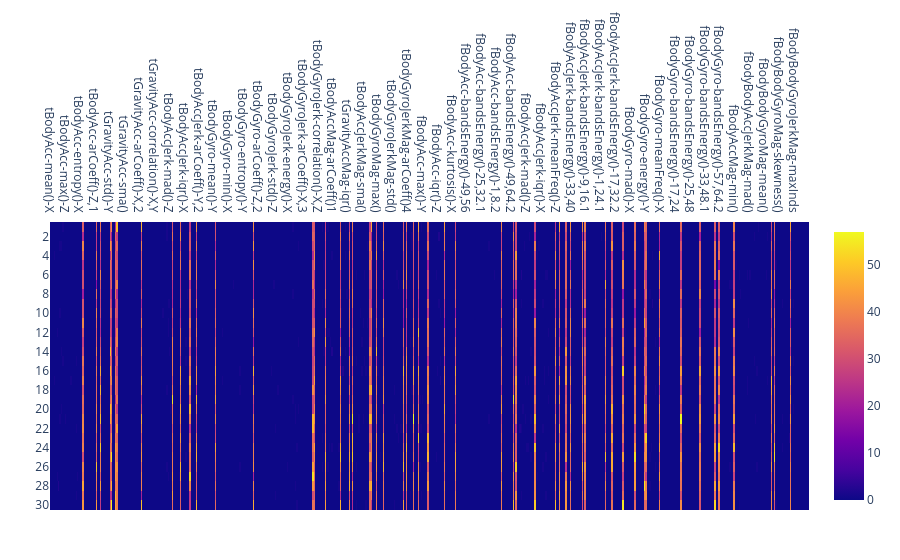

Source (notebook cell):
### Code cell
# Calcula y grafica la cantidad de missings por sujeto y variable
missingMatrix = zeros(Int, size(dataset))

for (i, col) in enumerate(eachcol(dataset))
    for j in eachindex(col)
        missingMatrix[j, i] = ismissing(col[j]) ? 1 : 0
    end
end

unique_subjects = sort(unique(subjects), rev=true)
indicesPerIndividual =
    [findall(==(s), subjects) for s in unique_subjects]

missingsPerIndividual = reduce(vcat,
    [sum(missingMatrix[indices, :], dims=1) for indices in indicesPerIndividual]
)

PlotlyJS.plot(
    PlotlyJS.heatmap(
        x = names(dataset),
        y = string.(unique_subjects),
        z = missingsPerIndividual
    ),
    PlotlyJS.Layout(xaxis_side = "top")
)

### Figure 1 — Plotly figure (JSON) as saved in the notebook; plotly's stock layout.template omitted (floating-point values rounded to 4 significant figures; data arrays with more than 128 entries replaced by an {"elided": "..."} marker saying what was removed)
{"data": [{"transpose": true, "type": "heatmap", "x": {"elided": "561 str values"}, "y": ["30", "29", "28", "27", "26", "25", "24", "23", "22", "21", "20", "19", "18", "17", "16", "15", "14", "13", "12", "11", "10", "9", "8", "7", "6", "5", "4", "3", "2", "1"], "z": {"elided": "561x30 int values"}}], "layout": {"margin": {"b": 50, "l": 50, "r": 50, "t": 60}, "xaxis": {"side": "top"}}}
